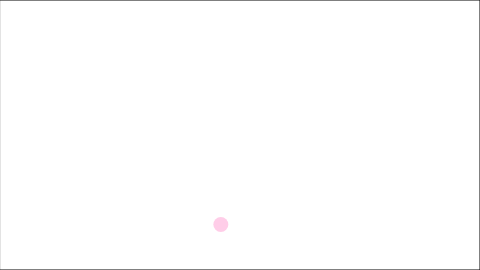
Frame 1 (no input)
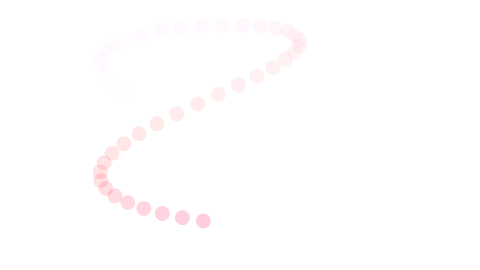
Frame 60 (no input)
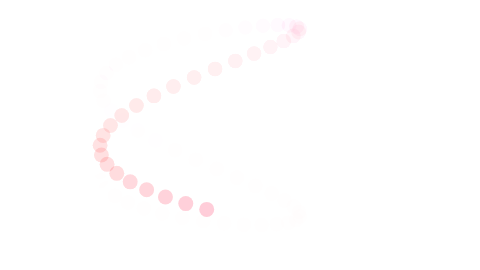
Frame 120 (the mouse pressed at the canvas centre since frame 60)

The p5.js sketch that drew these frames (run headless with seeded random() and noise() and a simulated clock; from frame 60 on, the mouse is pressed at the canvas centre):

// p5.js sketch
// ── sketch.js
// Learning Processing
// Daniel Shiffman
// http://www.learningprocessing.com

// Example 1-1: stroke and fill

function setup() {
  frameRate(30);
  createCanvas(480, 270);
  stroke(0); 
  fill(150);
}

function draw() {
    
   // blendMode(MULTIPLY);
    
  //background(255);
    //draw semi-transparent rectangle to fade out the display over time
  fill(255,15);
  rect(0,0,width,height);

noStroke();    
//fill(random(255),random(255),random(255),25); //transparency
    
fill (255,0, map(sin(frameCount/10),-1,1,0,255),50);
//draw a circle, and vary its x-axis to make a ball that bounces from side to side.     
  ellipse(sin(frameCount/5 + frameCount/100  )*100+200, cos(frameCount/10)*100+125,15,15); 
//framecount gives the number of iterations in sketch - constantly incrementing. Sine varies from -1 to 1, so value goes from -10 to 10 - adjust framecount to change rate (div by 10 to slow down). Add 100 to the scaled frameCount value to translate the ball into the body of the screen. Change scale multiplier to adjust slope.
    
    //ellipse(cos(frameCount/20)*100+125,sin(frameCount/10)*100+200,30,30); 
    
}
